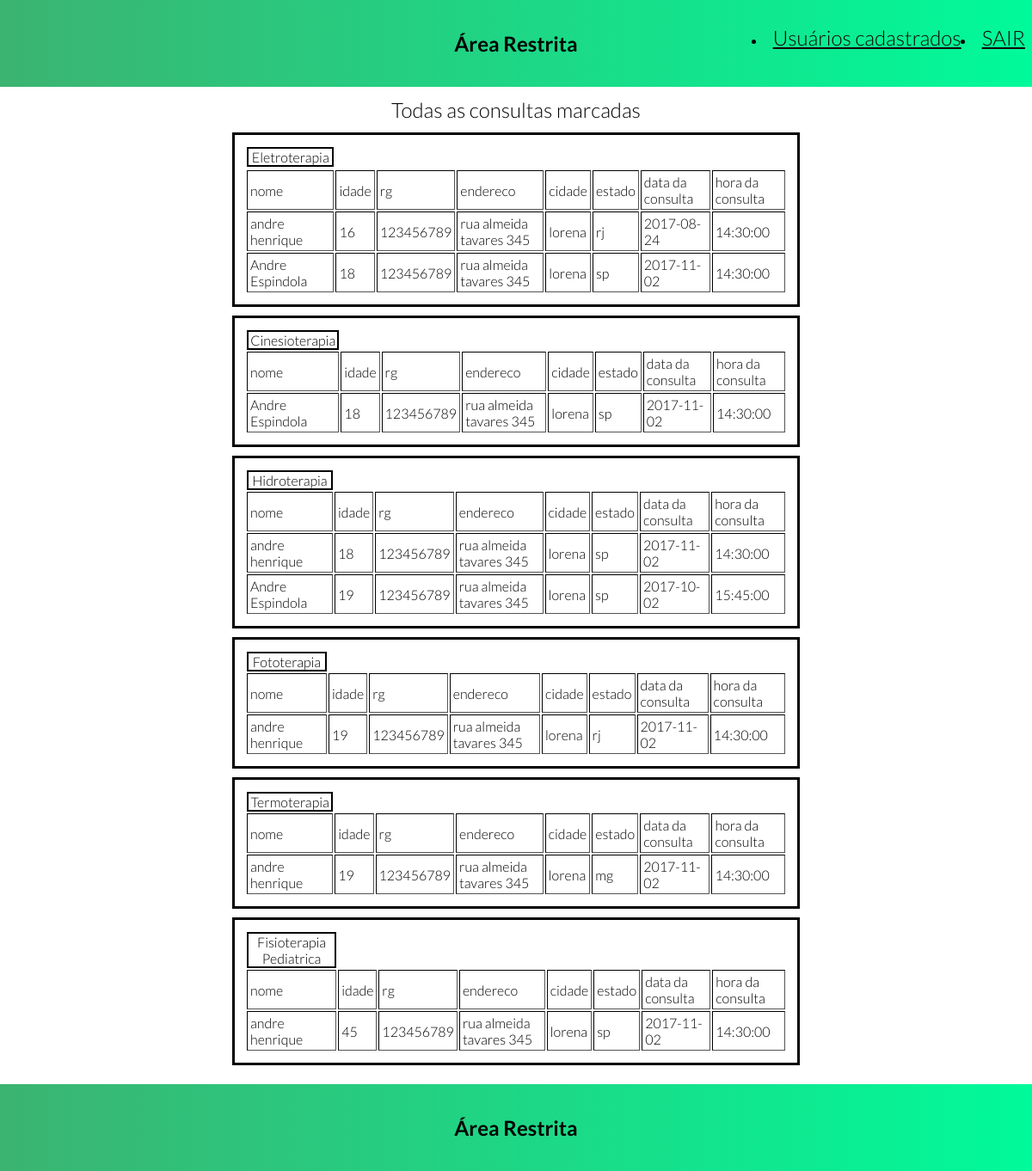
Screenshot of /php/admin.php with the database file from the repository.
### tables this page shows
CREATE TABLE IF NOT EXISTS `eletroterapia` (
  `nome` varchar(60) DEFAULT NULL,
  `idade` int(11) DEFAULT NULL,
  `rg` int(11) DEFAULT NULL,
  `endereco` varchar(40) DEFAULT NULL,
  `cidade` varchar(30) DEFAULT NULL,
  `estado` char(2) DEFAULT NULL,
  `da_ta` date DEFAULT NULL,
  `hora` time DEFAULT NULL
);

CREATE TABLE IF NOT EXISTS `cinesioterapia` (
  `nome` varchar(60) DEFAULT NULL,
  `idade` int(11) DEFAULT NULL,
  `rg` int(11) DEFAULT NULL,
  `endereco` varchar(40) DEFAULT NULL,
  `cidade` varchar(30) DEFAULT NULL,
  `estado` char(2) DEFAULT NULL,
  `da_ta` date DEFAULT NULL,
  `hora` time DEFAULT NULL
);

CREATE TABLE IF NOT EXISTS `hidroterapia` (
  `nome` varchar(60) DEFAULT NULL,
  `idade` int(11) DEFAULT NULL,
  `rg` int(11) DEFAULT NULL,
  `endereco` varchar(40) DEFAULT NULL,
  `cidade` varchar(30) DEFAULT NULL,
  `estado` char(2) DEFAULT NULL,
  `da_ta` date DEFAULT NULL,
  `hora` time DEFAULT NULL
);

CREATE TABLE IF NOT EXISTS `fototerapia` (
  `nome` varchar(60) DEFAULT NULL,
  `idade` int(11) DEFAULT NULL,
  `rg` int(11) DEFAULT NULL,
  `endereco` varchar(40) DEFAULT NULL,
  `cidade` varchar(30) DEFAULT NULL,
  `estado` char(2) DEFAULT NULL,
  `da_ta` date DEFAULT NULL,
  `hora` time DEFAULT NULL
);

CREATE TABLE IF NOT EXISTS `termoterapia` (
  `nome` varchar(60) DEFAULT NULL,
  `idade` int(11) DEFAULT NULL,
  `rg` int(11) DEFAULT NULL,
  `endereco` varchar(40) DEFAULT NULL,
  `cidade` varchar(30) DEFAULT NULL,
  `estado` char(2) DEFAULT NULL,
  `da_ta` date DEFAULT NULL,
  `hora` time DEFAULT NULL
);

CREATE TABLE IF NOT EXISTS `pediatrica` (
  `nome` varchar(60) DEFAULT NULL,
  `idade` int(11) DEFAULT NULL,
  `rg` int(11) DEFAULT NULL,
  `endereco` varchar(40) DEFAULT NULL,
  `cidade` varchar(30) DEFAULT NULL,
  `estado` char(2) DEFAULT NULL,
  `da_ta` date DEFAULT NULL,
  `hora` time DEFAULT NULL
);

### php/admin.php (the view, shortened to what this page needs)
<?php
	include('ponte.php');
$consulta="SELECT * FROM eletroterapia ";
$con = $conn->query($consulta) or die($mysqli->error);
$consulta2="SELECT * FROM termoterapia ";
$con2 = $conn->query($consulta2) or die($mysqli->error);
$consulta3="SELECT * FROM cinesioterapia ";
$con3 = $conn->query($consulta3) or die($mysqli->error);
$consulta4="SELECT * FROM hidroterapia";
$con4 = $conn->query($consulta4) or die($mysqli->error);
$consulta5="SELECT * FROM fototerapia";
$con5 = $conn->query($consulta5) or die($mysqli->error);
$consulta6="SELECT * FROM pediatrica";
$con6 = $conn->query($consulta6) or die($mysqli->error);
?>
<html>
<html>
<head>
<link rel="stylesheet" type="text/css" href="../css/admin.css">
</head>
<body>
<div class="header">
<h1>Área Restrita</h1>
<nav class="menu">
			<ul>
				<li class="txt33"><a href="admin2.php">Usuários cadastrados</a></li>
				<li><a href="logout2.php">SAIR</a></li>
			</ul>
		</nav>
</div>
<center>
<form method="post" action="admin.php">
<div class="txt2">
<h1>Todas as consultas marcadas</h1>
</div>
<table border="1">
<tr>
	<td class="titulo">Eletroterapia</td>
	</tr>
	<tr>
	<tr>
		<td class="titulo2">nome</td>
		<td class="titulo2">idade</td>
		<td class="titulo2">rg</td>
		<td class="titulo2">endereco</td>
		<td class="titulo2">cidade</td>
		<td class="titulo2">estado</td>
		<td class="titulo2">data da consulta</td>
		<td class="titulo2">hora da consulta</td>
	</tr>
	<?php  while($dado = $con->fetch_array()){ ?>
	<tr>
		<td class="titulo2"><?php echo $dado["nome"] ; ?></td>
		<td class="titulo2"><?php echo $dado["idade"] ; ?></td>
		<td class="titulo2"><?php echo $dado["rg"] ; ?></td>
		<td class="titulo2"><?php echo $dado["endereco"] ; ?></td>
		<td class="titulo2"><?php echo $dado["cidade"] ; ?></td>
		<td class="titulo2"><?php echo $dado["estado"] ; ?></td>
		<td class="titulo2"><?php echo $dado["da_ta"] ; ?></td>
		<td class="titulo2"><?php echo $dado["hora"] ; ?></td>
	</tr>
	<?php  } ?>
</table>
<br>
<table border="1" >
	<tr>
	<td class="titulo">Cinesioterapia</td>
	</tr>
	<tr>
		<td class="titulo2">nome</td>
		<td class="titulo2">idade</td>
		<td class="titulo2">rg</td>
		<td class="titulo2">endereco</td>
		<td class="titulo2">cidade</td>
		<td class="titulo2">estado</td>
		<td class="titulo2">data da consulta</td>
		<td class="titulo2">hora da consulta</td>
	</tr>
	<?php  while($dado = $con3->fetch_array()){ ?>
	<tr>
		<td class="titulo2"><?php echo $dado["nome"] ; ?></td>
		<td class="titulo2"><?php echo $dado["idade"] ; ?></td>
		<td class="titulo2"><?php echo $dado["rg"] ; ?></td>
		<td class="titulo2"><?php echo $dado["endereco"] ; ?></td>
		<td class="titulo2"><?php echo $dado["cidade"] ; ?></td>
		<td class="titulo2"><?php echo $dado["estado"] ; ?></td>
		<td class="titulo2"><?php echo $dado["da_ta"] ; ?></td>
		<td class="titulo2"><?php echo $dado["hora"] ; ?></td>
	<?php  } ?>
</table>
<br>
<table border="1" >
	<tr>
	<td class="titulo">Hidroterapia</td>
	</tr>
	<tr>
		<td class="titulo2">nome</td>
		<td class="titulo2">idade</td>
		<td class="titulo2">rg</td>
		<td class="titulo2">endereco</td>
		<td class="titulo2">cidade</td>
		<td class="titulo2">estado</td>
		<td class="titulo2">data da consulta</td>
		<td class="titulo2">hora da consulta</td>
	</tr>
	<?php  while($dado = $con4->fetch_array()){ ?>
	<tr>
		<td class="titulo2"><?php echo $dado["nome"] ; ?></td>
		<td class="titulo2"><?php echo $dado["idade"] ; ?></td>
		<td class="titulo2"><?php echo $dado["rg"] ; ?></td>
		<td class="titulo2"><?php echo $dado["endereco"] ; ?></td>
		<td class="titulo2"><?php echo $dado["cidade"] ; ?></td>
		<td class="titulo2"><?php echo $dado["estado"] ; ?></td>
		<td class="titulo2"><?php echo $dado["da_ta"] ; ?></td>
		<td class="titulo2"><?php echo $dado["hora"] ; ?></td>
	</tr>
	<?php  } ?>
</table>
<br>
<table border="1" >
	<tr>
	<td class="titulo">Fototerapia</td>
	</tr>
	<tr>
		<td class="titulo2">nome</td>
		<td class="titulo2">idade</td>
		<td class="titulo2">rg</td>
		<td class="titulo2">endereco</td>
		<td class="titulo2">cidade</td>
		<td class="titulo2">estado</td>
		<td class="titulo2">data da consulta</td>
		<td class="titulo2">hora da consulta</td>
	</tr>
	<?php  while($dado = $con5->fetch_array()){ ?>
	<tr>
		<td class="titulo2"><?php echo $dado["nome"] ; ?></td>
		<td class="titulo2"><?php echo $dado["idade"] ; ?></td>
		<td class="titulo2"><?php echo $dado["rg"] ; ?></td>
		<td class="titulo2"><?php echo $dado["endereco"] ; ?></td>
		<td class="titulo2"><?php echo $dado["cidade"] ; ?></td>
		<td class="titulo2"><?php echo $dado["estado"] ; ?></td>
		<td class="titulo2"><?php echo $dado["da_ta"] ; ?></td>
		<td class="titulo2"><?php echo $dado["hora"] ; ?></td>
	</tr>
	<?php  } ?>
</table>
<br>
<table border="1" >
	<tr>
	<td class="titulo">Termoterapia</td>
	</tr>
	<tr>
		<td class="titulo2">nome</td>
		<td class="titulo2">idade</td>
		<td class="titulo2">rg</td>
		<td class="titulo2">endereco</td>
		<td class="titulo2">cidade</td>
		<td class="titulo2">estado</td>
		<td class="titulo2">data da consulta</td>
		<td class="titulo2">hora da consulta</td>
	</tr>
	<?php  while($dado = $con2->fetch_array()){ ?>
	<tr>
		<td class="titulo2"><?php echo $dado["nome"] ; ?></td>
		<td class="titulo2"><?php echo $dado["idade"] ; ?></td>
		<td class="titulo2"><?php echo $dado["rg"] ; ?></td>
		<td class="titulo2"><?php echo $dado["endereco"] ; ?></td>
		<td class="titulo2"><?php echo $dado["cidade"] ; ?></td>
		<td class="titulo2"><?php echo $dado["estado"] ; ?></td>
		<td class="titulo2"><?php echo $dado["da_ta"] ; ?></td>
		<td class="titulo2"><?php echo $dado["hora"] ; ?></td>
	</tr>
	<?php  } ?>
</table>
<br>
<table border="1" >
	<tr>
	<td class="titulo">Fisioterapia Pediatrica</td>
	</tr>
	<tr>
		<td class="titulo2">nome</td>
		<td class="titulo2">idade</td>
		<td class="titulo2">rg</td>
		<td class="titulo2">endereco</td>
		<td class="titulo2">cidade</td>
		<td class="titulo2">estado</td>
		<td class="titulo2">data da consulta</td>
		<td class="titulo2">hora da consulta</td>
	</tr>
	<?php  while($dado = $con6->fetch_array()){ ?>
	<tr>
		<td class="titulo2"><?php echo $dado["nome"] ; ?></td>
		<td class="titulo2"><?php echo $dado["idade"] ; ?></td>
		<td class="titulo2"><?php echo $dado["rg"] ; ?></td>
		<td class="titulo2"><?php echo $dado["endereco"] ; ?></td>
		<td class="titulo2"><?php echo $dado["cidade"] ; ?></td>
		<td class="titulo2"><?php echo $dado["estado"] ; ?></td>
		<td class="titulo2"><?php echo $dado["da_ta"] ; ?></td>
		<td class="titulo2"><?php echo $dado["hora"] ; ?></td>
	</tr>
	<?php  } ?>
</table>
<br>
</form>
</center>
<div class="header2">
<h1>Área Restrita</h1>
</div>
</body>
</html>

### css/admin.css (style rules this page uses)
* { margin:0; padding: 0; font-size:100%; outline: none; font-weight: 300; box-sizing: border-box; font-family: 'Lato', sans-serif; }
body { margin: 0; }
table { margin-bottom: 10px; border: 3px solid black; width:55%; padding: 1%; display: inline-block; }
.titulo { text-align: center; border: 2px solid black; }
.titulo2 { padding: 3px; }
.header2 h1 { font-weight: 700; background:linear-gradient(to right,#3CB371,#00FA9A); padding: 3%; font-family: 'Lato'; color: black; font-size: 1.5em; text-align: center; margin-top: 1%; }
.header h1 { font-weight: 700; background:linear-gradient(to right,#3CB371,#00FA9A); padding: 3%; font-family: 'Lato'; color: black; font-size: 1.5em; text-align: center; }
.txt2 { padding: 1%; font-size: 1.5em; }
.menu { float: right; }
.menu { margin-top: -5%; font-weight: bold; width: auto; height: 56px; line-height: 5px; float: right; background-color:transparent; display: block!important; position: static; }
.menu li { text-decoration: none; padding: 0; float: left; }
.menu li a { color: #130400; font-size: 1.5em; padding: 8px; }
.txt33 { margin-right: 8px; }

### rows the page displays
eletroterapia: nome "andre henrique", idade "16", rg "123456789", endereco "rua almeida tavares 345", cidade "lorena", estado "rj", da_ta "2017-08-24", hora "14:30:00"
eletroterapia: nome "Andre Espindola", idade "18", rg "123456789", endereco "rua almeida tavares 345", cidade "lorena", estado "sp", da_ta "2017-11-02", hora "14:30:00"
cinesioterapia: nome "Andre Espindola", idade "18", rg "123456789", endereco "rua almeida tavares 345", cidade "lorena", estado "sp", da_ta "2017-11-02", hora "14:30:00"
hidroterapia: nome "andre henrique", idade "18", rg "123456789", endereco "rua almeida tavares 345", cidade "lorena", estado "sp", da_ta "2017-11-02", hora "14:30:00"
hidroterapia: nome "Andre Espindola", idade "19", rg "123456789", endereco "rua almeida tavares 345", cidade "lorena", estado "sp", da_ta "2017-10-02", hora "15:45:00"
fototerapia: nome "andre henrique", idade "19", rg "123456789", endereco "rua almeida tavares 345", cidade "lorena", estado "rj", da_ta "2017-11-02", hora "14:30:00"
termoterapia: nome "andre henrique", idade "19", rg "123456789", endereco "rua almeida tavares 345", cidade "lorena", estado "mg", da_ta "2017-11-02", hora "14:30:00"
pediatrica: nome "andre henrique", idade "45", rg "123456789", endereco "rua almeida tavares 345", cidade "lorena", estado "sp", da_ta "2017-11-02", hora "14:30:00"
